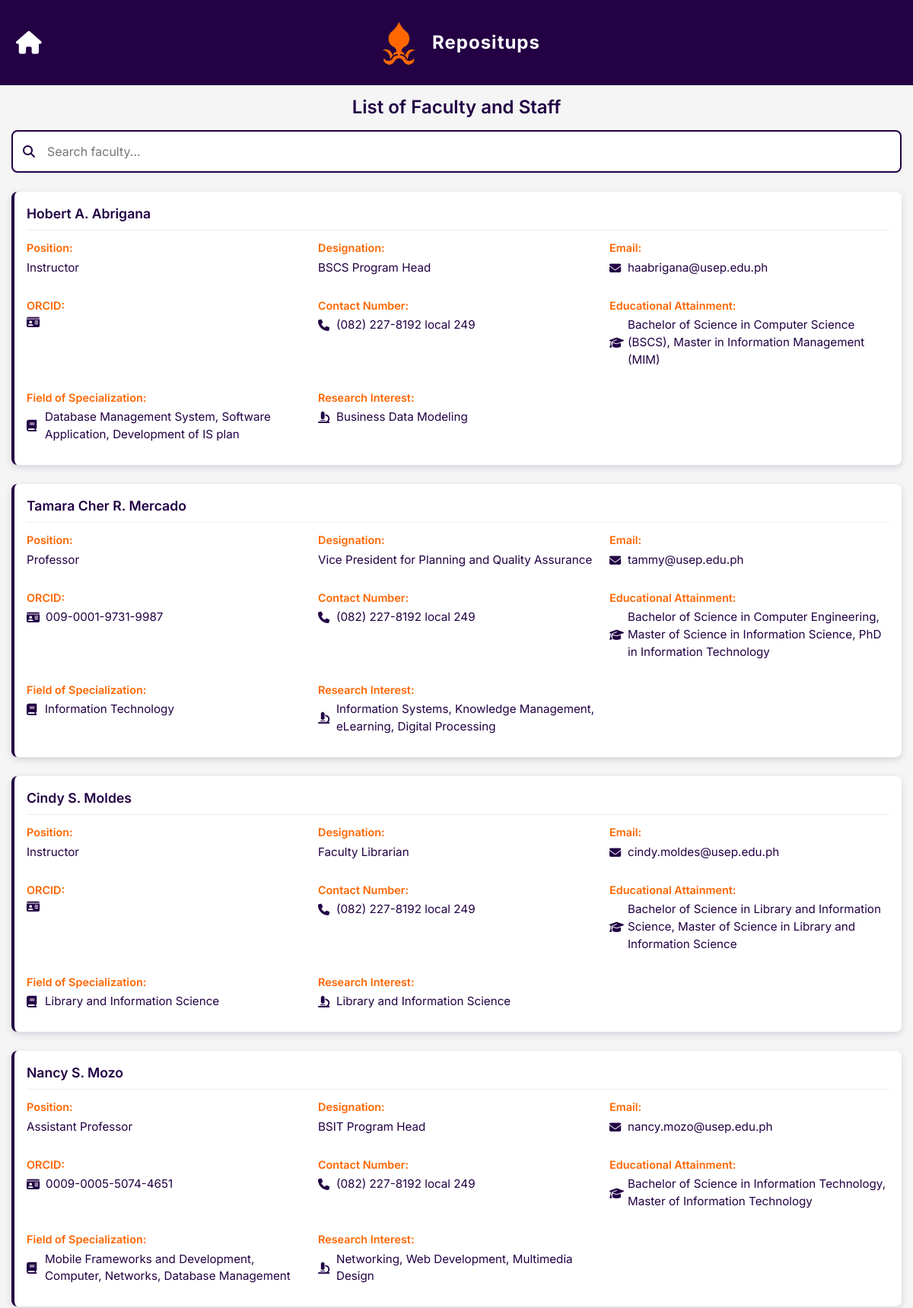
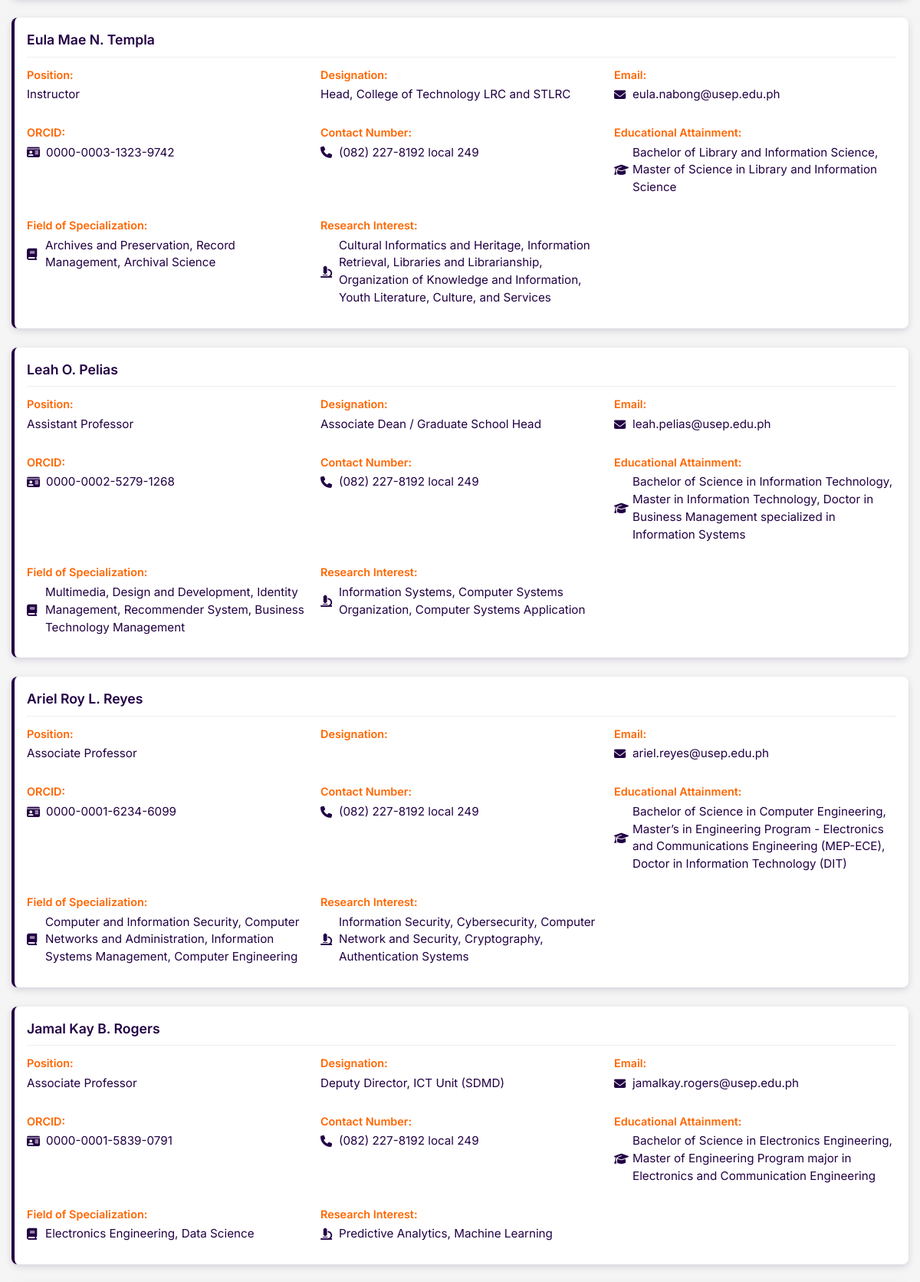
The app's page /faculty_list.php (signed in, upper part) with its own data (2 pictures, top to bottom).
### tables this page shows
CREATE TABLE `faculty` (
  `facultyID` varchar(50) NOT NULL,
  `firstName` varchar(255) NOT NULL,
  `middleName` varchar(255) DEFAULT NULL,
  `lastName` varchar(255) NOT NULL,
  `position` varchar(100) DEFAULT NULL,
  `designation` varchar(100) DEFAULT NULL,
  `email` varchar(255) DEFAULT NULL,
  `ORCID` varchar(50) DEFAULT NULL,
  `contactNumber` varchar(50) DEFAULT NULL,
  `educationalAttainment` varchar(255) DEFAULT NULL,
  `fieldOfSpecialization` varchar(255) DEFAULT NULL,
  `researchInterest` varchar(255) DEFAULT NULL,
  `isPartOfCIC` tinyint(1) DEFAULT 1
);

### faculty_list.php (the view, shortened to what this page needs)
<?php
require_once 'config.php';
$sql = "SELECT
    CONCAT(firstName, ' ', middleName, ' ', lastName) AS fullName,
    position,
    designation,
    email,
    ORCID,
    contactNumber,
    educationalAttainment,
    fieldOfSpecialization,
    researchInterest
FROM faculty";
$result = $conn->query($sql);
?>
<!DOCTYPE html>
<html>
<head>
    <link rel="stylesheet" href="https://cdnjs.cloudflare.com/ajax/libs/bootstrap/5.3.0/css/bootstrap.min.css">
    <link rel="stylesheet" href="https://cdnjs.cloudflare.com/ajax/libs/font-awesome/6.4.0/css/all.min.css">
</head>
<body>
<header>
    <nav class="navbar navbar-expand-lg navbar-dark" style="background-color: rgb(35, 1, 68);">
        <div class="container-fluid position-relative justify-content-center">
            <a href="welcome.php" class="btn btn-outline-light me-2 show-hamburger border-0 home-btn" style="position:absolute;left:5px;top:50%;transform:translateY(-50%);z-index:1100;padding-left:0;margin-left:0;background:transparent;">
                <i class="fas fa-home"></i>
            </a>
            <a class="navbar-brand mx-auto d-flex align-items-center justify-content-center" href="#">
                <img src="images/octopus-logo.png" alt="Logo" class="navbar-logo me-2">
                <span>Repositups</span>
            </a>
        </div>
    </nav>
</header>
<div class="main-content">
    <h2>List of Faculty and Staff</h2>
    <div class="search-container">
        <i class="fas fa-search search-icon"></i>
        <input type="text" class="search-input" id="facultySearch" placeholder="Search faculty..." onkeyup="searchFaculty()">
    </div>
    <?php
    if ($result->num_rows > 0) {
        echo "<ul class='faculty-list'>";
        while ($row = $result->fetch_assoc()) {
            echo "<li class='faculty-card'>
                    <div class='faculty-name'>" . htmlspecialchars($row['fullName']) . "</div>
                    <div class='faculty-details'>
                        <div class='detail-item'>
                            <span class='detail-label'>Position:</span>
                            <span class='detail-value'>" . htmlspecialchars($row['position']) . "</span>
                        </div>
                        <div class='detail-item'>
                            <span class='detail-label'>Designation:</span>
                            <span class='detail-value'>" . htmlspecialchars($row['designation']) . "</span>
                        </div>
                        <div class='detail-item'>
                            <span class='detail-label'>Email:</span>
                            <span class='detail-value'><i class='fas fa-envelope'></i>" . htmlspecialchars($row['email']) . "</span>
                        </div>
                        <div class='detail-item'>
                            <span class='detail-label'>ORCID:</span>
                            <span class='detail-value'><i class='fas fa-id-card'></i>" . htmlspecialchars($row['ORCID']) . "</span>
                        </div>
                        <div class='detail-item'>
                            <span class='detail-label'>Contact Number:</span>
                            <span class='detail-value'><i class='fas fa-phone'></i>" . htmlspecialchars($row['contactNumber']) . "</span>
                        </div>
                        <div class='detail-item'>
                            <span class='detail-label'>Educational Attainment:</span>
                            <span class='detail-value'><i class='fas fa-graduation-cap'></i>" . htmlspecialchars($row['educationalAttainment']) . "</span>
                        </div>
                        <div class='detail-item'>
                            <span class='detail-label'>Field of Specialization:</span>
                            <span class='detail-value'><i class='fas fa-book'></i>" . htmlspecialchars($row['fieldOfSpecialization']) . "</span>
                        </div>
                        <div class='detail-item'>
                            <span class='detail-label'>Research Interest:</span>
                            <span class='detail-value'><i class='fas fa-microscope'></i>" . htmlspecialchars($row['researchInterest']) . "</span>
                        </div>
                    </div>
                  </li>";
        }
        echo "</ul>";
    } else {
        echo "<div class='empty-message'>No faculty found.</div>";
    }
    ?>
</div>
</body>
</html>

### faculty_list.php (style rules this page uses)
body { font-family: 'Inter', sans-serif; margin: 0; padding: 0; background-color: #f5f5f5; }
.main-content { padding: 15px; }
.navbar { width: 100%; padding: 1.0rem 1rem; }
.container-fluid { max-width: 100%; padding: 0 1rem; }
h2 { text-align: center; margin-bottom: 15px; color: #220044; font-weight: 600; font-size: 1.5rem; }
.faculty-list { width: 100%; margin: 0 auto; list-style-type: none; padding: 0; }
.faculty-card { background-color: white; border-radius: 8px; box-shadow: 0 3px 10px rgba(34, 0, 68, 0.15); padding: 16px; margin-bottom: 25px; transition: all 0.3s ease; border-left: 4px solid #220044; }
.faculty-name { font-size: 1.1rem; font-weight: 600; margin-bottom: 12px; color: #220044; padding-bottom: 8px; border-bottom: 1px solid #eee; }
.faculty-details { display: grid; grid-template-columns: repeat(auto-fit, minmax(300px, 1fr)); gap: 15px; }
.detail-item { margin-bottom: 12px; }
.detail-label { font-weight: 600; color: #FF6600; display: block; margin-bottom: 4px; font-size: 0.9rem; }
.detail-value { color: #220044; font-size: 0.95rem; display: flex; align-items: center; word-break: break-word; }
.detail-value i { margin-right: 8px; color: #220044; min-width: 16px; }
.navbar-brand { font-weight: bold; font-size: 20px; letter-spacing: 1px; font-size: clamp(1.1rem, 2vw, 1.8rem); font-family: "Inter", -apple-system, BlinkMacSystemFont, "Segoe UI", Roboto, Oxygen, Ubuntu, Cantarell, sans-serif; }
.home-btn { font-size: clamp(1.3rem, 2.5vw, 2rem); padding: clamp(0.6rem, 1.5vw, 1.2rem); transition: background-color 0.3s ease, color 0.3s ease; background: transparent; color: inherit; }
.home-btn i { display: block; line-height: 1; color: white; transition: color 0.3s ease; }
.navbar-logo { height: clamp(40px, 8vw, 70px); width: auto; }
.search-container { width: 100%; margin: 0 auto 25px; position: relative; }
.search-input { width: 100%; padding: 14px 20px; padding-left: 45px; border: 2px solid #220044; border-radius: 8px; font-family: 'Inter', sans-serif; font-size: 1rem; transition: all 0.3s ease; -webkit-appearance: none; }
.search-icon { position: absolute; left: 15px; top: 50%; transform: translateY(-50%); color: #220044; }

### records on screen
faculty: fullName "Hobert A. Abrigana", position "Instructor", designation "BSCS Program Head", email "haabrigana@usep.edu.ph", contactNumber "(082) 227-8192 local 249", educationalAttainment "Bachelor of Science in Computer Science (BSCS), Master in Information Management (MIM)", fieldOfSpecialization "Database Management System, Software Application, Development of IS plan", researchInterest "Business Data Modeling"
faculty: fullName "Tamara Cher R. Mercado", position "Professor", designation "Vice President for Planning and Quality Assurance", email "tammy@usep.edu.ph", ORCID "009-0001-9731-9987", contactNumber "(082) 227-8192 local 249", educationalAttainment "Bachelor of Science in Computer Engineering, Master of Science in Information Science, PhD in Information Technology", fieldOfSpecialization "Information Technology", researchInterest "Information Systems, Knowledge Management, eLearning, Digital Processing"
faculty: fullName "Cindy S. Moldes", position "Instructor", designation "Faculty Librarian", email "cindy.moldes@usep.edu.ph", contactNumber "(082) 227-8192 local 249", educationalAttainment "Bachelor of Science in Library and Information Science, Master of Science in Library and Information Science", fieldOfSpecialization "Library and Information Science", researchInterest "Library and Information Science"
faculty: fullName "Nancy S. Mozo", position "Assistant Professor", designation "BSIT Program Head", email "nancy.mozo@usep.edu.ph", ORCID "0009-0005-5074-4651", contactNumber "(082) 227-8192 local 249", educationalAttainment "Bachelor of Science in Information Technology, Master of Information Technology", fieldOfSpecialization "Mobile Frameworks and Development, Computer, Networks, Database Management", researchInterest "Networking, Web Development, Multimedia Design"
faculty: fullName "Eula Mae N. Templa", position "Instructor", designation "Head, College of Technology LRC and STLRC", email "eula.nabong@usep.edu.ph", ORCID "0000-0003-1323-9742", contactNumber "(082) 227-8192 local 249", educationalAttainment "Bachelor of Library and Information Science, Master of Science in Library and Information Science", fieldOfSpecialization "Archives and Preservation, Record Management, Archival Science", researchInterest "Cultural Informatics and Heritage, Information Retrieval, Libraries and Librarianship, Organization of Knowledge and Information, Youth Literature, Culture, and Services"
faculty: fullName "Leah O. Pelias", position "Assistant Professor", designation "Associate Dean / Graduate School Head", email "leah.pelias@usep.edu.ph", ORCID "0000-0002-5279-1268", contactNumber "(082) 227-8192 local 249", educationalAttainment "Bachelor of Science in Information Technology, Master in Information Technology, Doctor in Business Management specialized in Information Systems", fieldOfSpecialization "Multimedia, Design and Development, Identity Management, Recommender System, Business Technology Management", researchInterest "Information Systems, Computer Systems Organization, Computer Systems Application"
faculty: fullName "Ariel Roy L. Reyes", position "Associate Professor", email "ariel.reyes@usep.edu.ph", ORCID "0000-0001-6234-6099", contactNumber "(082) 227-8192 local 249", educationalAttainment "Bachelor of Science in Computer Engineering, Master’s in Engineering Program - Electronics and Communications Engineering (MEP-ECE), Doctor in Information Technology (DIT)", fieldOfSpecialization "Computer and Information Security, Computer Networks and Administration, Information Systems Management, Computer Engineering", researchInterest "Information Security, Cybersecurity, Computer Network and Security, Cryptography, Authentication Systems"
faculty: fullName "Jamal Kay B. Rogers", position "Associate Professor", designation "Deputy Director, ICT Unit (SDMD)", email "jamalkay.rogers@usep.edu.ph", ORCID "0000-0001-5839-0791", contactNumber "(082) 227-8192 local 249", educationalAttainment "Bachelor of Science in Electronics Engineering, Master of Engineering Program major in Electronics and Communication Engineering", fieldOfSpecialization "Electronics Engineering, Data Science", researchInterest "Predictive Analytics, Machine Learning"
